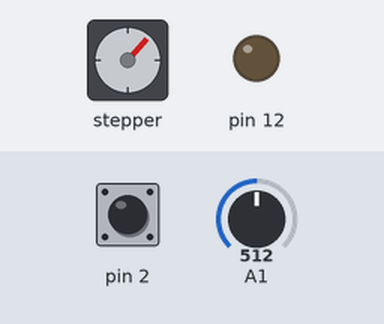
A sketch run on a simulated Arduino Uno, built with avr-gcc and run on an emulated ATmega328P. Parts: stepper motor, output pins drawn as LEDs (lit = HIGH). Inputs (shaded band) come from the test bench; at power-on: A1 = 512, pin 2 HIGH. Stepper angles assume 1000 steps per turn; what the sketch prints to the serial monitor is not drawn.

Above: at 1.2 s.
1.3 s: A1 set to 190
At 1.66 s:
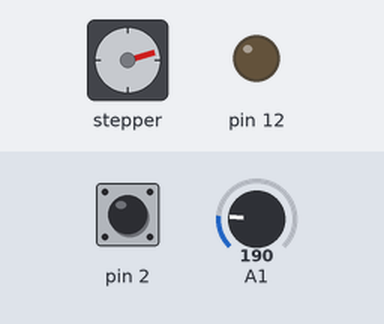
4.3 s: A1 set to 210
At 4.7 s:
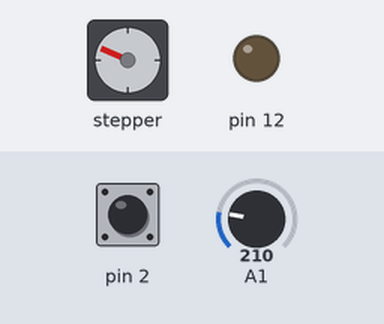
Timing chart, 0 to 16.3 s (numbered marks = the images above; inputs shaded):
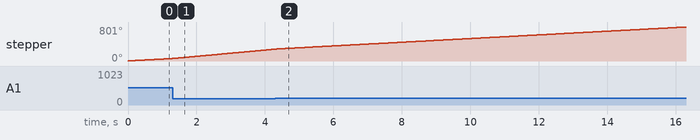

The sketch:

sketch_sep12a.ino
```cpp
#include<Stepper.h>

int move =0;
 int fff=0;

Stepper stepper(1000,8,9,10,11);

void setup()
{
  Serial.begin(9600);
  pinMode(A1,INPUT);
  pinMode(2, INPUT);
  pinMode(12,OUTPUT);

  stepper.setSpeed(13);
}

void loop()
{
  int adc = analogRead(A1);

  if(adc>200)
  {
    unsigned long firstTime = millis();

    for(unsigned long lastTime = millis(); lastTime-firstTime >1000;lastTime = millis())
    {
       fff = analogRead(A1);
    }
  }

  if(adc>200)
  {
  Serial.println(adc);
   Serial.println(fff);
  }


  int off = digitalRead(2);

  if(off == 0)
  {
      stepper.step(false);
     move = 0;
     digitalWrite(12,LOW);
  }

  if(adc>200||move>100)
  {
    stepper.step(true);
    move =101;
  }

  if(fff>200)
  {
  digitalWrite(12,HIGH);
  }
}
```
